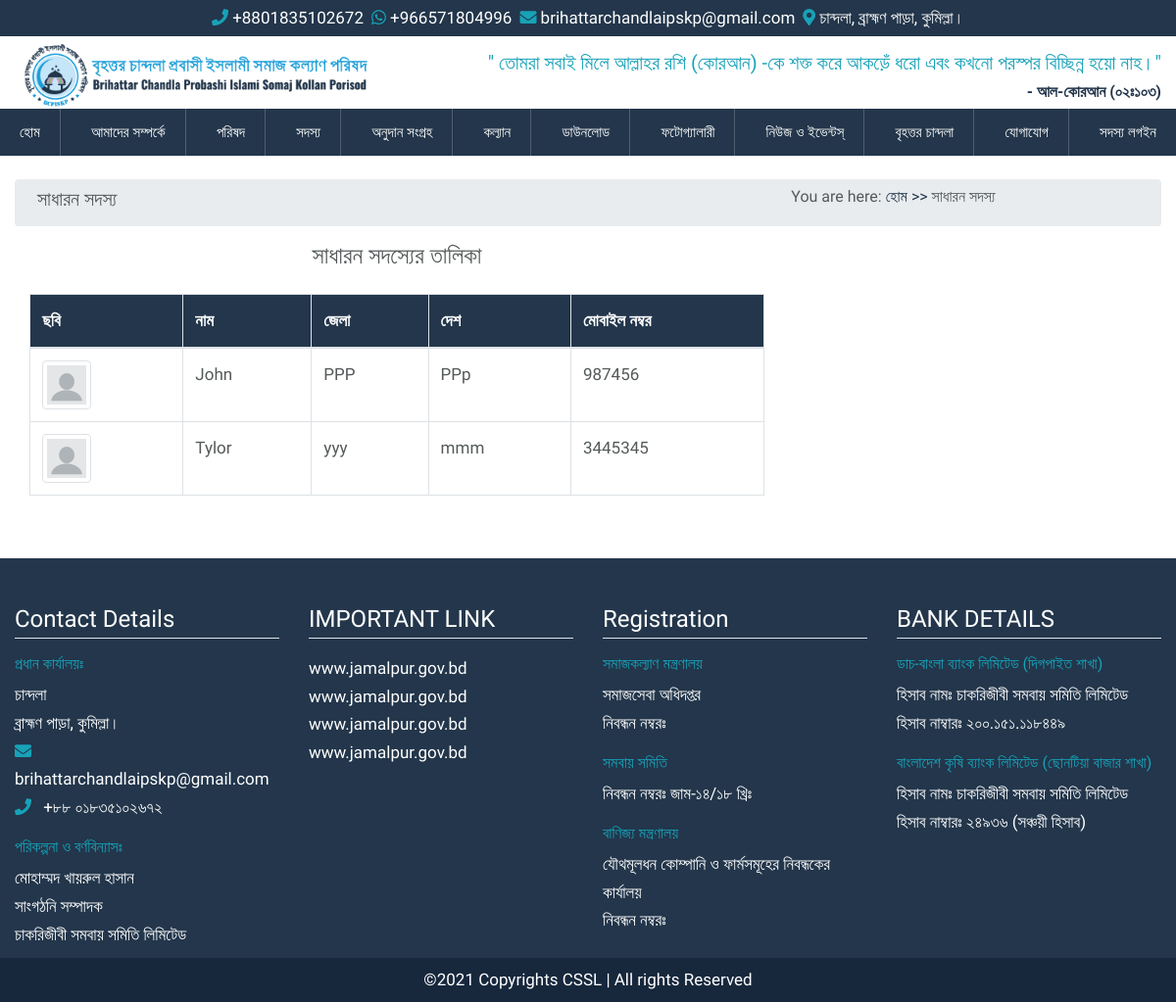
The app's page /general-member with its own data.
### src/models.py (models this page shows, shortened)
class Member(models.Model):
    user = models.OneToOneField(User, on_delete=models.CASCADE, related_name="member")
    full_name = models.CharField(max_length=255)
    father_name = models.CharField(max_length=255)
    mother_name = models.CharField(max_length=255)
    zilla = models.CharField(max_length=63)
    upazilla = models.CharField(max_length=63)
    country = models.CharField(max_length=127)
    image = models.ImageField(upload_to="member/images")
    phone = models.CharField(max_length=32)
    passport = models.CharField(max_length=63)
    date_of_birth = models.DateField()
    image = models.ImageField(upload_to="img/members")
    member_type = models.CharField(choices=choice, max_length=24)
    fb_link = models.URLField(blank=True, default="")
    whatsapp_number = models.CharField(max_length=32, blank=True, default="")
    is_agreed = models.BooleanField(default=False)
    is_approved = models.BooleanField(default=False)
    class Meta:
        verbose_name = ""
        verbose_name_plural = "Members"

### src/views.py (the view)
# urls.py: path("general-member", general_member, name="general_member"),
def general_member(request):
    members = Member.objects.filter(member_type="g", is_approved=True).order_by("-id")
    context = {"members": members}
    return render(request, "pages/member/general_member.html", context)

### src/context_processors.py (called while the page is built)
def get_notice(request):
    notices = Notice.objects.filter(is_active=True).order_by("-id")
    return {"notices": notices}

### templates/pages/member/general_member.html (shortened to what this page needs)
{% extends 'base.html' %}
{% load static %}
{% block content %}
<div class="container-fluid">
    <div class="row breadcrumb p-2">
        <div class="col-md-8">
            <h5>সাধারন সদস্য</h5>
        </div>
        <div class="col-md-4">
            <h6>You are here: <a href="{% url 'home' %}">হোম >></a> সাধারন সদস্য</h6>
        </div>
    </div>
    <div class="row">
        <div class="col-8">
            <div class="row">
                <div class="col-12">
                    <h4 class="text-center mb-4">সাধারন সদস্যের তালিকা</h4>
                    {% include "snippets/member_list.html"  with members=members %}
                </div>
            </div>
        </div>
        <div class="col-4"></div>
    </div>
</div>
{% endblock content %}

### templates/snippets/member_list.html (shortened to what this page needs)
{% load static %}
<div class="table-responsive">
    <table class="table table-bordered">
        <thead class="bg-blue">
            <tr>
                <th>ছবি</th>
                <th>নাম</th>
                <th>জেলা</th>
                <th>দেশ</th>
                <th>মোবাইল নম্বর</th>
            </tr>
        </thead>
        <tbody>
            {% for member in members %}
            <tr>
                <td>
                    <img class="img-thumbnail member-list-imge"
                        src="{% if member.image %} {{member.image.url}} {%else%} {% static 'img/default_member.png' %} {% endif %}"
                        alt="{{member.name}}">
                </td>
                <td>{{ member.full_name }}</td>
                <td>{{ member.zilla }}</td>
                <td>{{ member.country }}</td>
                <td>{{ member.phone }}</td>
            </tr>
            {% endfor %}
        </tbody>
    </table>
</div>

### static/css/style_backup.css (style rules this page uses)
body { margin: 0; padding: 0; font-family: 'Baloo Da 2', cursive; font-size: 17px; line-height: 1.8rem; color: #545959; }

### static/css/main.css (style rules this page uses)
:root { --mainColor: #23364B; --darkBlue: #17283d; }
.bg-blue { color: #fff; background-color: var(--mainColor); }
.member-list-imge { width: 50px; }

### records on screen
Member: image (placeholder picture), full_name "John", zilla "PPP", country "PPp", phone "987456"
Member: full_name "Tylor", zilla "yyy", country "mmm", phone "3445345"
